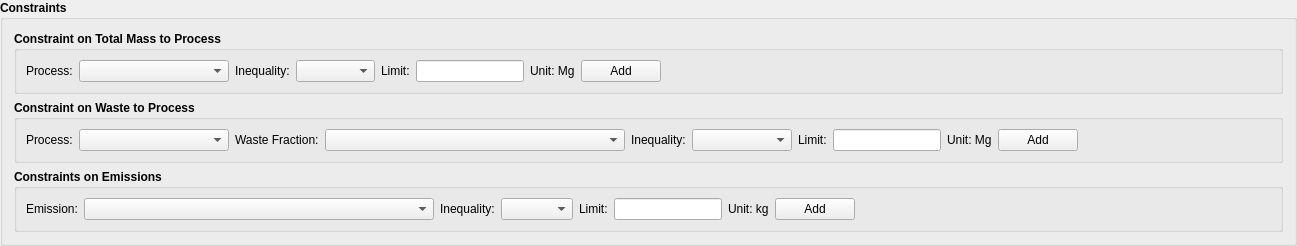
             <widget class="QGroupBox" name="groupBox_20">
              <property name="font">
               <font>
                <weight>75</weight>
                <bold>true</bold>
                <kerning>true</kerning>
               </font>
              </property>
              <property name="title">
               <string>Constraints</string>
              </property>
              <layout class="QGridLayout" name="gridLayout_14">
               <item row="1" column="0">
                <widget class="QGroupBox" name="groupBox_18">
                 <property name="font">
                  <font>
                   <weight>75</weight>
                   <bold>true</bold>
                   <kerning>true</kerning>
                  </font>
                 </property>
                 <property name="title">
                  <string>Constraint on Waste to Process</string>
                 </property>
                 <layout class="QGridLayout" name="gridLayout_8">
                  <item row="0" column="7">
                   <widget class="QLineEdit" name="Opt_Const2_val">
                    <property name="sizePolicy">
                     <sizepolicy hsizetype="Preferred" vsizetype="Preferred">
                      <horstretch>0</horstretch>
                      <verstretch>0</verstretch>
                     </sizepolicy>
                    </property>
                    <property name="maximumSize">
                     <size>
                      <width>16777215</width>
                      <height>16777215</height>
                     </size>
                    </property>
                    <property name="font">
                     <font>
                      <weight>50</weight>
                      <bold>false</bold>
                      <kerning>true</kerning>
                     </font>
                    </property>
                   </widget>
                  </item>
                  <item row="0" column="5">
                   <widget class="QComboBox" name="Opt_Const2_Inequality">
                    <property name="sizePolicy">
                     <sizepolicy hsizetype="Preferred" vsizetype="Preferred">
                      <horstretch>0</horstretch>
                      <verstretch>0</verstretch>
                     </sizepolicy>
                    </property>
                    <property name="minimumSize">
                     <size>
                      <width>100</width>
                      <height>0</height>
                     </size>
                    </property>
                    <property name="font">
                     <font>
                      <weight>50</weight>
                      <bold>false</bold>
                      <kerning>true</kerning>
                     </font>
                    </property>
                   </widget>
                  </item>
                  <item row="0" column="10">
                   <spacer name="horizontalSpacer_27">
                    <property name="orientation">
                     <enum>Qt::Horizontal</enum>
                    </property>
                    <property name="sizeHint" stdset="0">
                     <size>
                      <width>193</width>
                      <height>20</height>
                     </size>
                    </property>
                   </spacer>
                  </item>
                  <item row="0" column="2">
                   <widget class="QLabel" name="label_79">
                    <property name="font">
                     <font>
                      <weight>50</weight>
                      <bold>false</bold>
                      <kerning>true</kerning>
                     </font>
                    </property>
                    <property name="text">
                     <string>Waste Fraction:</string>
                    </property>
                   </widget>
                  </item>
                  <item row="0" column="0">
                   <widget class="QLabel" name="label_77">
                    <property name="font">
                     <font>
                      <weight>50</weight>
                      <bold>false</bold>
                      <kerning>true</kerning>
                     </font>
                    </property>
                    <property name="text">
                     <string>Process:</string>
                    </property>
                   </widget>
                  </item>
                  <item row="0" column="9">
                   <widget class="QPushButton" name="Opt_add_Const2">
                    <property name="sizePolicy">
                     <sizepolicy hsizetype="Minimum" vsizetype="Preferred">
                      <horstretch>0</horstretch>
                      <verstretch>0</verstretch>
                     </sizepolicy>
                    </property>
                    <property name="font">
                     <font>
                      <weight>50</weight>
                      <bold>false</bold>
                      <kerning>true</kerning>
                     </font>
                    </property>
                    <property name="text">
                     <string>Add</string>
                    </property>
                    <property name="icon">
                     <iconset resource="PyWOLF_Resource.qrc">
                      <normaloff>:/ICONS/PySWOLF_ICONS/ADD.png</normaloff>:/ICONS/PySWOLF_ICONS/ADD.png</iconset>
                    </property>
                   </widget>
                  </item>
                  <item row="0" column="6">
                   <widget class="QLabel" name="label_78">
                    <property name="font">
                     <font>
                      <weight>50</weight>
                      <bold>false</bold>
                      <kerning>true</kerning>
                     </font>
                    </property>
                    <property name="text">
                     <string>Limit:</string>
                    </property>
                   </widget>
                  </item>
                  <item row="0" column="4">
                   <widget class="QLabel" name="label_87">
                    <property name="font">
                     <font>
                      <weight>50</weight>
                      <bold>false</bold>
                      <kerning>true</kerning>
                     </font>
                    </property>
                    <property name="text">
                     <string>Inequality:</string>
                    </property>
                   </widget>
                  </item>
                  <item row="0" column="1">
                   <widget class="QComboBox" name="Opt_Const2_process">
                    <property name="sizePolicy">
                     <sizepolicy hsizetype="Preferred" vsizetype="Preferred">
                      <horstretch>0</horstretch>
                      <verstretch>0</verstretch>
                     </sizepolicy>
                    </property>
                    <property name="minimumSize">
                     <size>
                      <width>150</width>
                      <height>0</height>
                     </size>
                    </property>
                    <property name="font">
                     <font>
                      <weight>50</weight>
                      <bold>false</bold>
                      <kerning>true</kerning>
                     </font>
                    </property>
                   </widget>
                  </item>
                  <item row="0" column="3">
                   <widget class="QComboBox" name="Opt_Const2_flow">
                    <property name="sizePolicy">
                     <sizepolicy hsizetype="Preferred" vsizetype="Preferred">
                      <horstretch>0</horstretch>
                      <verstretch>0</verstretch>
                     </sizepolicy>
                    </property>
                    <property name="minimumSize">
                     <size>
                      <width>300</width>
                      <height>0</height>
                     </size>
                    </property>
                    <property name="font">
                     <font>
                      <weight>50</weight>
                      <bold>false</bold>
                      <kerning>true</kerning>
                     </font>
                    </property>
                   </widget>
                  </item>
                  <item row="0" column="8">
                   <widget class="QLabel" name="label_2">
                    <property name="font">
                     <font>
                      <weight>50</weight>
                      <bold>false</bold>
                      <kerning>true</kerning>
                     </font>
                    </property>
                    <property name="text">
                     <string>Unit: Mg</string>
                    </property>
                   </widget>
                  </item>
                 </layout>
                </widget>
               </item>
               <item row="2" column="0">
                <widget class="QGroupBox" name="groupBox_19">
                 <property name="font">
                  <font>
                   <weight>75</weight>
                   <bold>true</bold>
                   <kerning>true</kerning>
                  </font>
                 </property>
                 <property name="title">
                  <string>Constraints on Emissions</string>
                 </property>
                 <layout class="QGridLayout" name="gridLayout_10">
                  <item row="0" column="2">
                   <widget class="QLabel" name="label_88">
                    <property name="font">
                     <font>
                      <weight>50</weight>
                      <bold>false</bold>
                      <kerning>true</kerning>
                     </font>
                    </property>
                    <property name="text">
                     <string>Inequality:</string>
                    </property>
                   </widget>
                  </item>
                  <item row="0" column="7">
                   <widget class="QPushButton" name="Opt_add_Const3">
                    <property name="sizePolicy">
                     <sizepolicy hsizetype="Minimum" vsizetype="Preferred">
                      <horstretch>0</horstretch>
                      <verstretch>0</verstretch>
                     </sizepolicy>
                    </property>
                    <property name="font">
                     <font>
                      <weight>50</weight>
                      <bold>false</bold>
                      <kerning>true</kerning>
                     </font>
                    </property>
                    <property name="text">
                     <string>Add</string>
                    </property>
                    <property name="icon">
                     <iconset resource="PyWOLF_Resource.qrc">
                      <normaloff>:/ICONS/PySWOLF_ICONS/ADD.png</normaloff>:/ICONS/PySWOLF_ICONS/ADD.png</iconset>
                    </property>
                   </widget>
                  </item>
                  <item row="0" column="0">
                   <widget class="QLabel" name="label_81">
                    <property name="font">
                     <font>
                      <weight>50</weight>
                      <bold>false</bold>
                      <kerning>true</kerning>
                     </font>
                    </property>
                    <property name="text">
                     <string>Emission:</string>
                    </property>
                   </widget>
                  </item>
                  <item row="0" column="3">
                   <widget class="QComboBox" name="Opt_Const3_Inequality">
                    <property name="sizePolicy">
                     <sizepolicy hsizetype="Preferred" vsizetype="Preferred">
                      <horstretch>0</horstretch>
                      <verstretch>0</verstretch>
                     </sizepolicy>
                    </property>
                    <property name="minimumSize">
                     <size>
                      <width>0</width>
                      <height>0</height>
                     </size>
                    </property>
                    <property name="font">
                     <font>
                      <weight>50</weight>
                      <bold>false</bold>
                      <kerning>true</kerning>
                     </font>
                    </property>
                   </widget>
                  </item>
                  <item row="0" column="8">
                   <spacer name="horizontalSpacer_28">
                    <property name="orientation">
                     <enum>Qt::Horizontal</enum>
                    </property>
                    <property name="sizeHint" stdset="0">
                     <size>
                      <width>40</width>
                      <height>20</height>
                     </size>
                    </property>
                   </spacer>
                  </item>
                  <item row="0" column="1">
                   <widget class="QComboBox" name="Opt_Const3_flow">
                    <property name="sizePolicy">
                     <sizepolicy hsizetype="Preferred" vsizetype="Preferred">
                      <horstretch>0</horstretch>
                      <verstretch>0</verstretch>
                     </sizepolicy>
                    </property>
                    <property name="minimumSize">
                     <size>
                      <width>350</width>
                      <height>0</height>
                     </size>
                    </property>
                    <property name="font">
                     <font>
                      <weight>50</weight>
                      <bold>false</bold>
                      <kerning>true</kerning>
                     </font>
                    </property>
                   </widget>
                  </item>
                  <item row="0" column="4">
                   <widget class="QLabel" name="label_82">
                    <property name="font">
                     <font>
                      <weight>50</weight>
                      <bold>false</bold>
                      <kerning>true</kerning>
                     </font>
                    </property>
                    <property name="text">
                     <string>Limit:</string>
                    </property>
                   </widget>
                  </item>
                  <item row="0" column="5">
                   <widget class="QLineEdit" name="Opt_Const3_val">
                    <property name="sizePolicy">
                     <sizepolicy hsizetype="Preferred" vsizetype="Preferred">
                      <horstretch>0</horstretch>
                      <verstretch>0</verstretch>
                     </sizepolicy>
                    </property>
                    <property name="minimumSize">
                     <size>
                      <width>0</width>
                      <height>0</height>
                     </size>
                    </property>
                    <property name="font">
                     <font>
                      <weight>50</weight>
                      <bold>false</bold>
                      <kerning>true</kerning>
                     </font>
                    </property>
                   </widget>
                  </item>
                  <item row="0" column="6">
                   <widget class="QLabel" name="label_3">
                    <property name="font">
                     <font>
                      <weight>50</weight>
                      <bold>false</bold>
                      <kerning>true</kerning>
                     </font>
                    </property>
                    <property name="text">
                     <string>Unit: kg</string>
                    </property>
                   </widget>
                  </item>
                 </layout>
                </widget>
               </item>
               <item row="0" column="0">
                <widget class="QGroupBox" name="groupBox_17">
                 <property name="font">
                  <font>
                   <weight>75</weight>
                   <bold>true</bold>
                   <kerning>true</kerning>
                  </font>
                 </property>
                 <property name="title">
                  <string>Constraint on Total Mass to Process</string>
                 </property>
                 <layout class="QGridLayout" name="gridLayout_12">
                  <item row="0" column="5">
                   <widget class="QLineEdit" name="Opt_Const1_val">
                    <property name="sizePolicy">
                     <sizepolicy hsizetype="Preferred" vsizetype="Preferred">
                      <horstretch>0</horstretch>
                      <verstretch>0</verstretch>
                     </sizepolicy>
                    </property>
                    <property name="font">
                     <font>
                      <weight>50</weight>
                      <bold>false</bold>
                      <kerning>true</kerning>
                     </font>
                    </property>
                   </widget>
                  </item>
                  <item row="0" column="4">
                   <widget class="QLabel" name="label_76">
                    <property name="font">
                     <font>
                      <weight>50</weight>
                      <bold>false</bold>
                      <kerning>true</kerning>
                     </font>
                    </property>
                    <property name="text">
                     <string>Limit:</string>
                    </property>
                   </widget>
                  </item>
                  <item row="0" column="7">
                   <widget class="QPushButton" name="Opt_add_Const1">
                    <property name="sizePolicy">
                     <sizepolicy hsizetype="Minimum" vsizetype="Preferred">
                      <horstretch>0</horstretch>
                      <verstretch>0</verstretch>
                     </sizepolicy>
                    </property>
                    <property name="font">
                     <font>
                      <weight>50</weight>
                      <bold>false</bold>
                      <kerning>true</kerning>
                     </font>
                    </property>
                    <property name="text">
                     <string>Add</string>
                    </property>
                    <property name="icon">
                     <iconset resource="PyWOLF_Resource.qrc">
                      <normaloff>:/ICONS/PySWOLF_ICONS/ADD.png</normaloff>:/ICONS/PySWOLF_ICONS/ADD.png</iconset>
                    </property>
                   </widget>
                  </item>
                  <item row="0" column="3">
                   <widget class="QComboBox" name="Opt_Const1_Inequality">
                    <property name="sizePolicy">
                     <sizepolicy hsizetype="Preferred" vsizetype="Preferred">
                      <horstretch>0</horstretch>
                      <verstretch>0</verstretch>
                     </sizepolicy>
                    </property>
                   </widget>
                  </item>
                  <item row="0" column="0">
                   <widget class="QLabel" name="label_75">
                    <property name="font">
                     <font>
                      <weight>50</weight>
                      <bold>false</bold>
                      <kerning>true</kerning>
                     </font>
                    </property>
                    <property name="text">
                     <string>Process:</string>
                    </property>
                   </widget>
                  </item>
                  <item row="0" column="2">
                   <widget class="QLabel" name="label_86">
                    <property name="font">
                     <font>
                      <weight>50</weight>
                      <bold>false</bold>
                      <kerning>true</kerning>
                     </font>
                    </property>
                    <property name="text">
                     <string>Inequality:</string>
                    </property>
                   </widget>
                  </item>
                  <item row="0" column="8">
                   <spacer name="horizontalSpacer_3">
                    <property name="orientation">
                     <enum>Qt::Horizontal</enum>
                    </property>
                    <property name="sizeHint" stdset="0">
                     <size>
                      <width>40</width>
                      <height>20</height>
                     </size>
                    </property>
                   </spacer>
                  </item>
                  <item row="0" column="1">
                   <widget class="QComboBox" name="Opt_Const1_process">
                    <property name="sizePolicy">
                     <sizepolicy hsizetype="Preferred" vsizetype="Preferred">
                      <horstretch>0</horstretch>
                      <verstretch>0</verstretch>
                     </sizepolicy>
                    </property>
                    <property name="minimumSize">
                     <size>
                      <width>150</width>
                      <height>0</height>
                     </size>
                    </property>
                    <property name="font">
                     <font>
                      <weight>50</weight>
                      <bold>false</bold>
                      <kerning>true</kerning>
                     </font>
                    </property>
                   </widget>
                  </item>
                  <item row="0" column="6">
                   <widget class="QLabel" name="label">
                    <property name="font">
                     <font>
                      <weight>50</weight>
                      <bold>false</bold>
                      <kerning>true</kerning>
                     </font>
                    </property>
                    <property name="text">
                     <string>Unit: Mg</string>
                    </property>
                   </widget>
                  </item>
                 </layout>
                </widget>
               </item>
              </layout>
             </widget>
